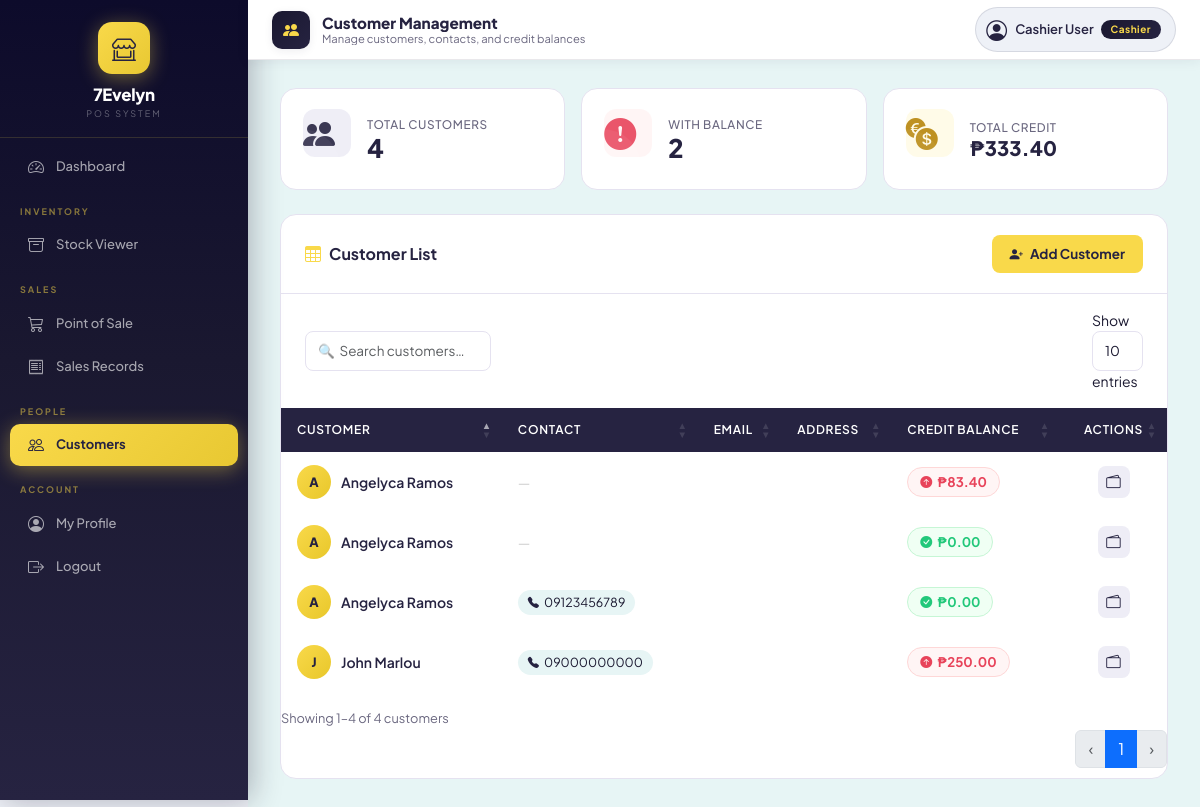
Page /frontend/customer.php (signed in) on the committed database.
### tables this page shows
CREATE TABLE `customer` (
  `customerID` int(11) NOT NULL,
  `customerName` varchar(100) NOT NULL,
  `contactNo` varchar(20) DEFAULT NULL,
  `email` varchar(80) DEFAULT NULL,
  `address` varchar(255) DEFAULT NULL,
  `credit_balance` decimal(10,2) NOT NULL DEFAULT 0.00,
  `dateCreated` timestamp NOT NULL DEFAULT current_timestamp(),
  `dateDeleted` date DEFAULT NULL
);

### frontend/customer.php (the view, shortened to what this page needs)
<?php
require_once '../backend/database.php';
$result = $conn->query("SELECT * FROM customer WHERE dateDeleted IS NULL ORDER BY customerName ASC");
$customers = [];
while($row = $result->fetch_assoc()) $customers[] = $row;
?>
<?php include 'header.php'; ?>
<?php include 'nav.php'; ?>
<?php
$totalCustomers  = count($customers);
$withCredit      = count(array_filter($customers, fn($c) => $c['credit_balance'] > 0));
$totalCredit     = array_sum(array_column($customers, 'credit_balance'));
?>
<?php
  include 'topbar.php';
  ?>
<div class="cust-page no-print">
  <div class="stat-row">
    <div class="stat-card">
      <div class="stat-icon navy"><i class="bi bi-people-fill"></i></div>
      <div>
        <div class="stat-label">Total Customers</div>
        <div class="stat-value"><?php echo $totalCustomers; ?></div>
      </div>
    </div>
    <div class="stat-card">
      <div class="stat-icon red"><i class="bi bi-exclamation-circle-fill"></i></div>
      <div>
        <div class="stat-label">With Balance</div>
        <div class="stat-value"><?php echo $withCredit; ?></div>
      </div>
    </div>
    <div class="stat-card">
      <div class="stat-icon yellow"><i class="bi bi-currency-exchange"></i></div>
      <div>
        <div class="stat-label">Total Credit</div>
        <div class="stat-value" style="font-size:1.25rem;">₱<?php echo number_format($totalCredit, 2); ?></div>
      </div>
    </div>
  </div>
  <div class="main-card">
    <div class="main-card-header">
      <h6><i class="bi bi-table me-2" style="color:var(--brand-yellow);"></i>Customer List</h6>
      <?php if(in_array($_SESSION['roleName'], ['Admin','Cashier'])): ?>
      <button class="btn-add-cust" data-bs-toggle="modal" data-bs-target="#addCustomerModal">
        <i class="bi bi-person-plus-fill"></i> Add Customer
      </button>
      <?php endif; ?>
    </div>
    <div class="dt-controls" id="dt-search-area"></div>
    <div style="padding: 0 0 8px;">
      <table id="customerTable" class="table" style="margin:0;">
        <thead>
          <tr>
            <th>Customer</th>
            <th>Contact</th>
            <th>Email</th>
            <th>Address</th>
            <th>Credit Balance</th>
            <th style="text-align:center;">Actions</th>
          </tr>
        </thead>
        <tbody>
        <?php foreach($customers as $row):
          $initials = strtoupper(substr($row['customerName'], 0, 1));
          $creditClass = $row['credit_balance'] > 0 ? 'balance-positive' : 'balance-zero';
          $creditIcon  = $row['credit_balance'] > 0 ? 'bi-arrow-up-circle-fill' : 'bi-check-circle-fill';
        ?>
        <tr>
          <td>
            <div class="cust-name-cell">
              <div class="cust-avatar"><?php echo $initials; ?></div>
              <span class="cust-name"><?php echo htmlspecialchars($row['customerName']); ?></span>
            </div>
          </td>
          <td>
            <?php if(!empty($row['contactNo'])): ?>
              <span class="contact-chip"><i class="bi bi-telephone-fill" style="font-size:.7rem;color:var(--brand-navy);"></i><?php echo htmlspecialchars($row['contactNo']); ?></span>
            <?php else: ?><span style="color:#ccc;">—</span><?php endif; ?>
          </td>
          <td style="font-size:.83rem;color:var(--text-muted);"><?php echo htmlspecialchars($row['email'] ?? '—'); ?></td>
          <td><div class="addr-cell" title="<?php echo htmlspecialchars($row['address'] ?? ''); ?>"><?php echo htmlspecialchars($row['address'] ?? '—'); ?></div></td>
          <td>
            <span class="<?php echo $creditClass; ?>">
              <i class="bi <?php echo $creditIcon; ?>" style="font-size:.75rem;"></i>
              ₱<?php echo number_format($row['credit_balance'], 2); ?>
            </span>
          </td>
          <td>
            <div class="action-group">
              <?php if(in_array($_SESSION['roleName'], ['Admin','Owner','Cashier'])): ?>
              <button class="btn-action wallet" onclick="openCreditModal(<?php echo $row['customerID']; ?>)" title="Manage Credit">
                <i class="bi bi-wallet2"></i>
              </button>
              <?php endif; ?>
            </div>
          </td>
        </tr>
        <?php endforeach; ?>
        </tbody>
      </table>
    </div>
  </div>
</div>
</body></html>

### frontend/assets/smpos.css (style rules this page uses)
:root { --c-gold: #F9D94A; --c-gold-dark: #E8C832; --c-gold-dim: #f0c830; --c-gold-soft: #fef8d0; --c-gold-glow: rgba(249,217,74,0.35); --c-navy: #262341; --c-navy-deep: #1a1830; --c-navy-mid: #332f5a; --c-navy-light: #4a4778; --c-navy-10: rgba(38,35,65,0.08); --c-navy-20: rgba(38,35,65,0.15); --c-ice: #E7F5F5; --c-ice-dark: #cde8e8; --c-white: #ffffff; --c-success: #22c87a; --c-success-bg: #f0fdf4; --c-success-bdr: #c6f6d5; --c-danger: #e8435a; --c-danger-bg: #fff0f2; --c-danger-bdr: #fecdd3; --c-warning: #f59c2a; --c-warning-bg: #fffbeb; --c-warning-bdr: #fed7aa; --c-info: #3b82f6; --c-info-bg: #eff6ff; --c-info-bdr: #bfdbfe; --t-main: #1a1830; --t-mid: #4a4669; --t-muted: #6b6880; --t-light: #a09cb8; --s-bg: #EEF1F7; --s-card: #ffffff; --s-border: #e5e2f0; --s-border-dark: #cde8e8; --font-ui: 'Plus Jakarta Sans', system-ui, sans-serif; --font-mono: 'JetBrains Mono', 'Courier New', monospace; --r-xs: 6px; --r-sm: 8px; --r-md: 12px; --r-lg: 16px; --r-xl: 20px; --r-2xl: 28px; --sh-xs: 0 1px 4px rgba(38,35,65,0.06); --sh-sm: 0 2px 8px rgba(38,35,65,0.08); --sh-md: 0 6px 24px rgba(38,35,65,0.12); --sh-lg: 0 16px 48px rgba(38,35,65,0.16); --sh-gold: 0 4px 16px rgba(249,217,74,0.4); --g-navy: linear-gradient(135deg, #1a1830 0%, #262341 60%, #332f5a 100%); --g-gold: linear-gradient(135deg, #F9D94A 0%, #E8C832 100%); --g-teal: linear-gradient(135deg, #0EA5A0 0%, #0D8F8A 100%); --g-violet: linear-gradient(135deg, #6C63FF 0%, #4A43D9 100%); --g-danger: linear-gradient(135deg, #f43f5e 0%, #e11d48 100%); --g-success: linear-gradient(135deg, #10b981 0%, #059669 100%); --g-warning: linear-gradient(135deg, #f59e0b 0%, #d97706 100%); --sidebar-w: 248px; --topbar-h: 60px; --trans: all 0.2s cubic-bezier(0.4,0,0.2,1); }
*, *::before, *::after { box-sizing: border-box; }
body { font-family: var(--font-ui); background: var(--s-bg); color: var(--t-main); font-size: 14px; line-height: 1.5; margin: 0; }
.table th { font-size: 11px; font-weight: 700; letter-spacing: 0.5px; text-transform: uppercase; }
.table td { font-size: 13px; vertical-align: middle; }

### rows in the picture
customer: customerName "A", customerName "Angelyca Ramos", credit_balance "83.40"
customer: customerName "A", customerName "Angelyca Ramos", credit_balance "0.00"
customer: customerName "A", customerName "Angelyca Ramos", contactNo "09123456789", credit_balance "0.00"
customer: customerName "J", customerName "John Marlou", contactNo "09000000000", credit_balance "250.00"

### other values in the picture
$topbarTitle "Customer Management"
$topbarSub "Manage customers, contacts, and credit balances"
$_SESSION['userName'] "Cashier User"
$_SESSION['roleName'] "Cashier"
$totalCustomers "4"
$withCredit "2"
$totalCredit "333.40"
